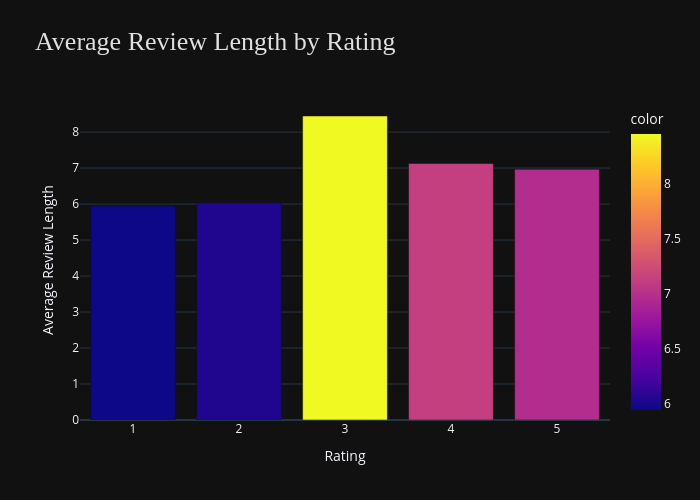

The notebook cell saved with this chart:
### Code cell
# 8. What’s the average length of reviews per rating category?

review_df['review_length'] = review_df['review'].apply(lambda x: len(x.split()))
avg_review_length = review_df.groupby('rating')['review_length'].mean()
# avg_review_length

fig = px.bar(
    avg_review_length,
    x=avg_review_length.index,
    y=avg_review_length.values,
    color=avg_review_length.values,
    title='Average Review Length by Rating'
)

fig.update_layout(
    width = 700,
    height = 500,
    xaxis_title='Rating',
    yaxis_title='Average Review Length',
    title_font=dict(size=26, color='#E0E0E0', family='Arial Black'),
    template="plotly_dark")
fig.show()

### Figure 1 — Plotly figure (JSON) as saved in the notebook; plotly's stock layout.template omitted (floating-point values rounded to 4 significant figures)
{"data": [{"hovertemplate": "rating=%{x}<br>y=%{y}<br>color=%{marker.color}<extra></extra>", "legendgroup": "", "marker": {"color": [5.944, 6.038, 8.448, 7.127, 6.967], "coloraxis": "coloraxis", "pattern": {"shape": ""}}, "name": "", "orientation": "v", "showlegend": false, "textposition": "auto", "type": "bar", "x": [1, 2, 3, 4, 5], "xaxis": "x", "y": [5.944, 6.038, 8.448, 7.127, 6.967], "yaxis": "y"}], "layout": {"barmode": "relative", "coloraxis": {"colorbar": {"title": {"text": "color"}}, "colorscale": [[0, "#0d0887"], [0.1111, "#46039f"], [0.2222, "#7201a8"], [0.3333, "#9c179e"], [0.4444, "#bd3786"], [0.5556, "#d8576b"], [0.6667, "#ed7953"], [0.7778, "#fb9f3a"], [0.8889, "#fdca26"], [1, "#f0f921"]]}, "height": 500, "legend": {"tracegroupgap": 0}, "title": {"font": {"color": "#E0E0E0", "family": "Arial Black", "size": 26}, "text": "Average Review Length by Rating"}, "width": 700, "xaxis": {"anchor": "y", "domain": [0, 1], "title": {"text": "Rating"}}, "yaxis": {"anchor": "x", "domain": [0, 1], "title": {"text": "Average Review Length"}}}}
